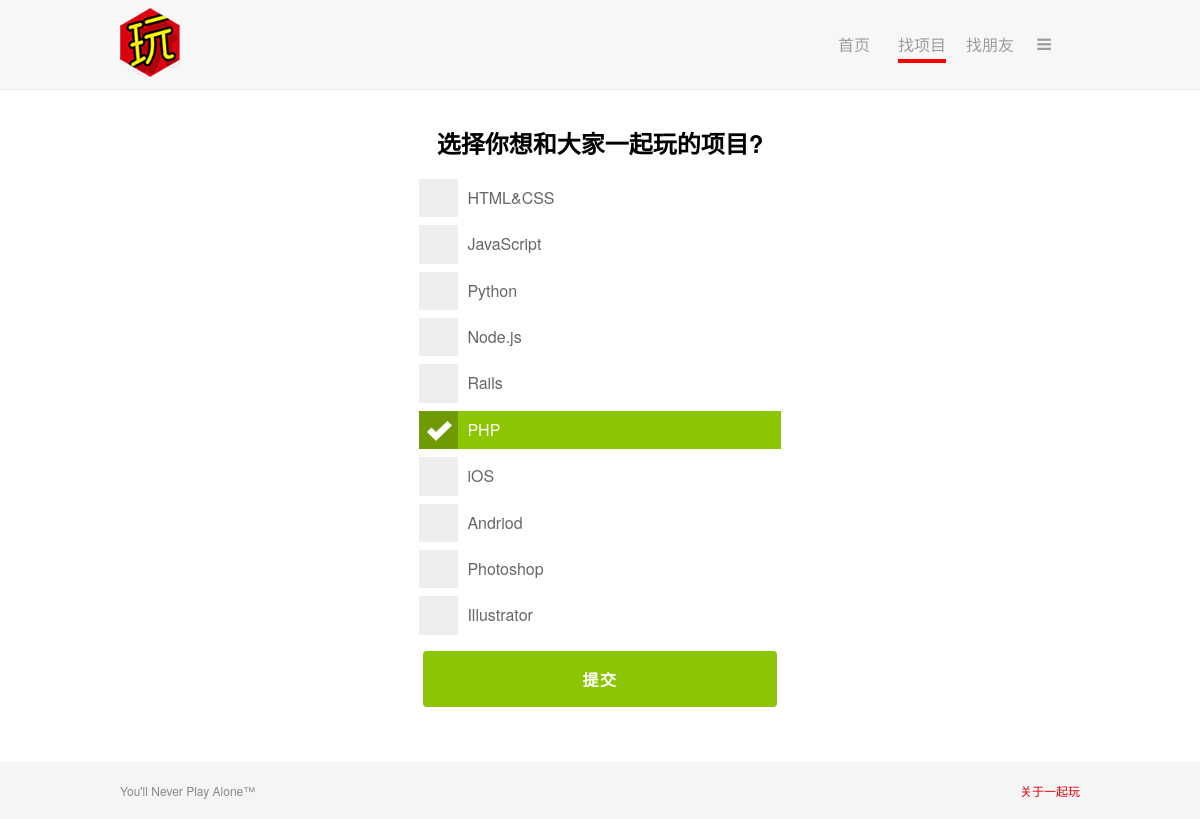
Screenshot of /yiqiwan/questionnaire.php (signed in) with the database file from the repository.
### tables this page shows
CREATE TABLE `match_response` (
`response_id` int(11) NOT NULL,
  `user_id` int(11) DEFAULT NULL,
  `topic_id` int(11) DEFAULT NULL,
  `response` tinyint(4) DEFAULT NULL,
  `response_date` datetime DEFAULT NULL
);

CREATE TABLE `match_topic` (
`topic_id` int(11) NOT NULL,
  `name` varchar(48) DEFAULT NULL
);

### yiqiwan/questionnaire.php (the view, shortened to what this page needs)
<!DOCTYPE html>
<html>
  <head>
    <link rel="stylesheet" href="font-awesome-4.3.0/css/font-awesome.min.css">
    <link rel="stylesheet" type="text/css" href="style.css" />
</head>
<body>
<header>
    <div class="nav">
        <a href="index.php"><img src="images/logo.png" alt="logo"></a>
        <div id="Navigation">
            <ul class="Navigation">
                <li><a href="index.php">首页</a></li>
                <li><a href="questionnaire.php" class="selected">找项目</a></li>
                <li><a href="mymatch.php">找朋友</a></li>
                <li><a href="viewprofile.php" class="fa fa-bars"></a>
<?php
  $dbc = mysqli_connect(DB_HOST, DB_USER, DB_PASSWORD, DB_NAME);
  mysqli_query($dbc, "set character set 'utf8'");
  mysqli_query($dbc, "set names 'utf8'");
?>
                </li>
            </ul>
        </div>
    </div>
</header>
<?
  $query = "SELECT mr.response_id, mr.topic_id, mr.response, mt.name AS topic_name " .
    "FROM match_response AS mr " .
    "INNER JOIN match_topic AS mt USING (topic_id) " .
    "WHERE mr.user_id = '" . $_SESSION['user_id'] . "'";
  $data = mysqli_query($dbc, $query);
  $responses = array();
  while ($row = mysqli_fetch_array($data)) {
    array_push($responses, $row);
  }
  echo '<form method="post" action="' . $_SERVER['PHP_SELF'] . '">';
  echo '<div class="main"><h2>选择你想和大家一起玩的项目?</h2>';
  foreach ($responses as $response) {
    echo '<div class="radioholder"><input type="radio" id="' . $response['response_id'] . '" name="radiobutton" value="' . $response['response_id'] . '" ' . ($response['response'] == 1 ? 'checked="checked"' : '') . ' /><label> ' . $response['topic_name'] . '</label></div>';
  }
  echo '<input type="submit" value="提交" name="submit" /></div>';
  echo '</form>';
?>
    <footer>
      <div class="container">
        <p class="footer">You'll Never Play Alone™</p>
        <p class="footer-last"><a href="about.php">关于一起玩</a></p>
      </div>
    </footer>
</body>
</html>

### yiqiwan/style.css (style rules this page uses)
body { margin: 0; padding: 0; font-family: 'hiragino sans gb', 'helvetica neue', 'microsoft yahei', tahoma, arial, sans-serif; }
*, *:before, *:after { -webkit-box-sizing: border-box; -moz-box-sizing: border-box; box-sizing: border-box; }
a:link { color: #369; text-decoration: none; }
header { height: 90px; background: #f7f7f7; border-bottom: 1px solid #e9e9e9; }
.nav { width: 960px; margin: 0 auto; }
.nav a img { float: left; margin-top: 8px; width: 60px; }
#Navigation { margin-left: 700px; padding-top: 32px; width: 244px; }
.Navigation { margin: 0; padding: 0; position: absolute; width: 244px; }
.Navigation li { list-style: none; float: left; width: 68px; text-align: center; }
.Navigation > li:last-child { width: 40px; }
.Navigation li a { text-decoration: none; color: #9c9c9c; padding-bottom: 14px; }
.Navigation li > a { padding-bottom: 3px; }
.selected { border-bottom: 4px solid #FF0000; }
footer { font-size: 12px; clear: both; padding-top: 20px; padding-bottom: 20px; background-color: #f5f5f5; width: 100%; }
.container { width: 960px; margin: 0 auto; }
.footer { float: left; margin: 0; color: #888888; }
.footer-last { margin: 0 0 0 900px; color: #da020e; }
.footer-last a { color: #da020e; }
.main { padding: .3em; margin: 0 auto 50px; width: 100%; width: 960px; }
h2 { text-align: center; margin: 1.5em 0 1em; line-height: 100%; }
.radioholder { width: 38%; background: #fff; margin-bottom: 0.5em; font-size: 16px; height: 2.4em; color: #666; -o-transition: .1s ease-out; -ms-transition: .1s ease-out; -moz-transition: .1s ease-out; -webkit-transition: .1s ease-out; transition: .1s ease-out; cursor: pointer; margin-left: auto; margin-right: auto; }
.activeradioholder { background: #8cc602; color: #fff; }
.main input { display: block; margin-left: auto; margin-right: auto; width: 354px; border: none; background: #8cc602; border-radius: 4px; color: #ffffff; padding: 1em 2em; margin-top: 1em; text-transform: uppercase; letter-spacing: .1em; font-size: 1em; font-weight: 700; cursor: pointer; }

### rows the page displays
match_response: topic.name "HTML&CSS"
match_response: topic.name "JavaScript"
match_response: topic.name "Python"
match_response: topic.name "Node.js"
match_response: topic.name "Rails"
match_response: topic.name "PHP"
match_response: topic.name "iOS"
match_response: topic.name "Andriod"
match_response: topic.name "Photoshop"
match_response: topic.name "Illustrator"
